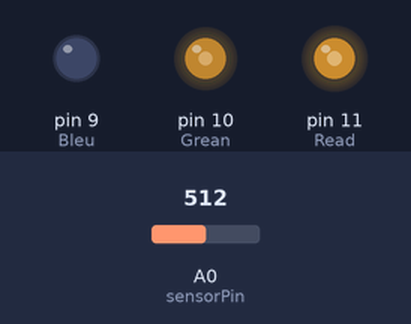
The sketch below on a simulated Arduino Uno, built with avr-gcc and run on an emulated ATmega328P. Shown: output pins drawn as LEDs (lit = HIGH). Inputs (shaded band) come from the test bench; at power-on: A0 (sensorPin) = 512. What the sketch prints to the serial monitor is not drawn.

Above: at 1.2 s.
1.3 s: A0 (sensorPin) set to 0
At 4.0 s:
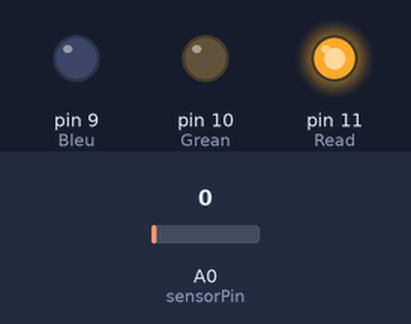
4.3 s: A0 (sensorPin) set to 122
At 4.45 s:
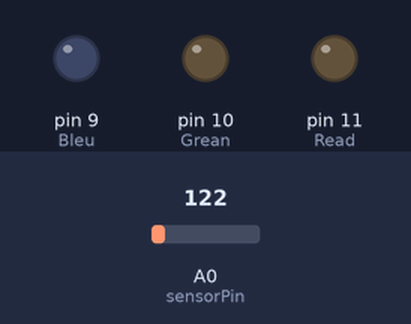
At 5.36 s:
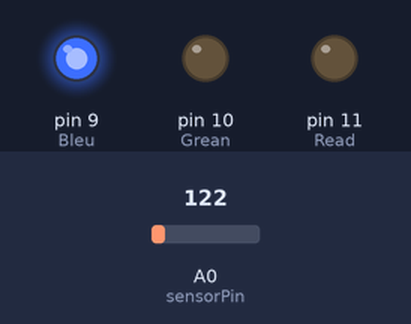
7.3 s: A0 (sensorPin) set to 716
At 7.77 s:
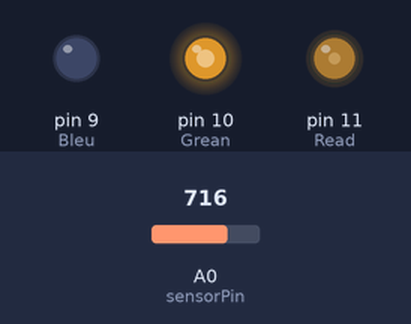
10.3 s: A0 (sensorPin) set to 900
13.3 s: A0 (sensorPin) set to 306
16.3 s: A0 (sensorPin) set to 778
Timing chart, 0 to 38.7 s (numbered marks = the images above; inputs shaded):
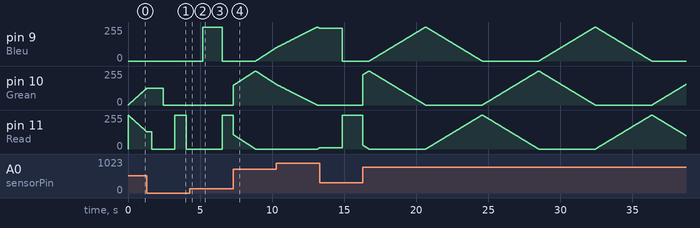

The sketch:

My_First_Project.ino
```cpp
int sensorPin = A0;
int sensorValue = 0;
const int Read = 11;
const int Grean = 10;
const int Bleu = 9;


int redIntensity;
int greenIntensity;
int blueIntensity;

void setup() {
  // put your setup code here, to run once:
Serial.begin(9600);
pinMode(Read, OUTPUT);
pinMode(Grean, OUTPUT);
pinMode(Bleu, OUTPUT);


}

void loop() {
  // put your main code here, to run repeatedly:
  sensorValue = analogRead(sensorPin);
  Serial.println(sensorValue);


  for (int x = 0; x < 768; x++)
  {
    sensorValue = analogRead(sensorPin);
    Serial.println(sensorValue);
    showRGB(x);
    delay(sensorValue/50);
  }


}

void showRGB(int color)
{
  if (color <= 255)
  {
    redIntensity = 255 - color;
    greenIntensity = color;
    blueIntensity = 0;
  }
  else if (color <= 511)
  {
    redIntensity = 0;
    greenIntensity = 255 - (color - 256);
    blueIntensity = (color - 256);
  }
  else
  {
    redIntensity = (color - 512);
    greenIntensity = 0;
    blueIntensity = 255 - (color - 512);
  }


  analogWrite(Read, redIntensity);
  analogWrite(Bleu, blueIntensity);
  analogWrite(Grean, greenIntensity);
}
```

Measured:
- after the input at 1.3 s, pin 9 (Bleu): stays 0/255 (without the input it goes to 1/255 after 1.4 s)
- after the input at 4.3 s, pin 9 (Bleu): 0/255 → 255/255 after 0.90 s; pin 10 (Grean): stays 0/255 (without the input it goes to 170/255 after 1.9 s); pin 11 (Read): stays 0/255 (without the input it goes to 255/255 after 1.3 s)
